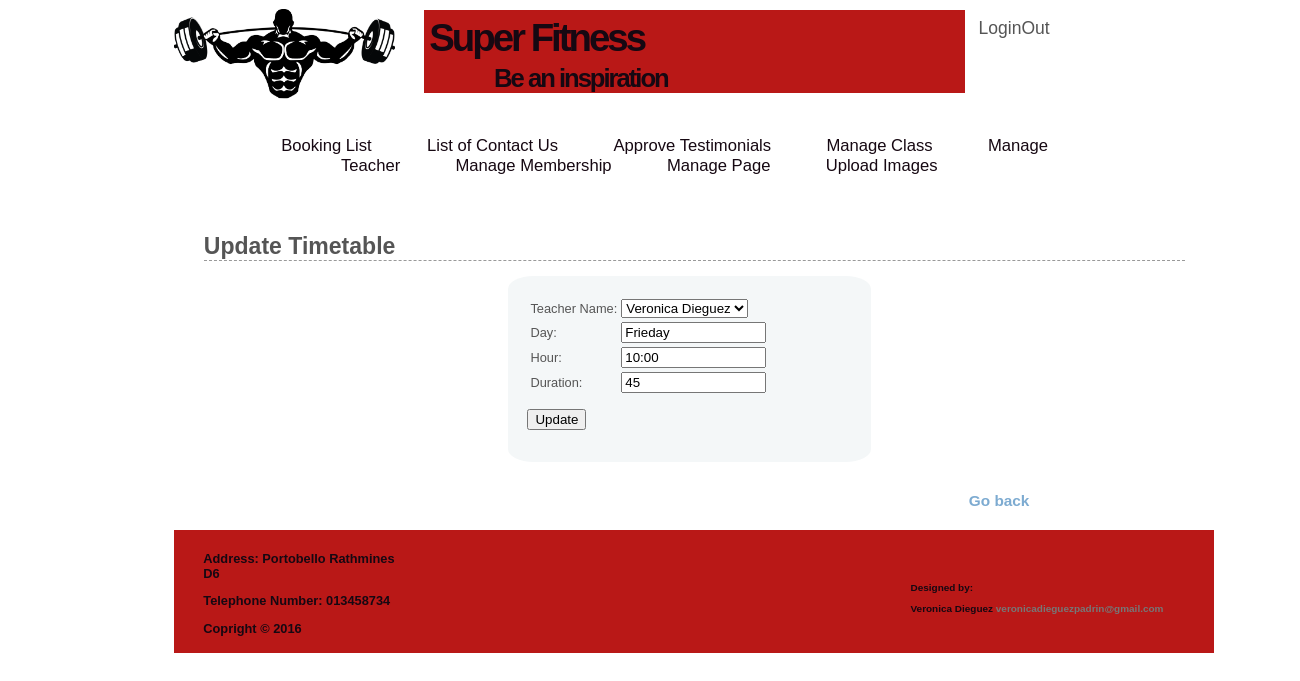
The page /adm_pages/5.edit_time.php?id=13&class=1 (signed in) on the database its author committed.
### tables this page shows
CREATE TABLE IF NOT EXISTS `time_class` (
  `id_time` int(11) NOT NULL AUTO_INCREMENT,
  `id_class` int(11) NOT NULL,
  `id_teacher` int(11) NOT NULL,
  `days` varchar(20) DEFAULT NULL,
  `hour` varchar(20) DEFAULT NULL,
  `duration` varchar(20) DEFAULT NULL,
  PRIMARY KEY (`id_time`),
  KEY `id_class` (`id_class`),
  KEY `id_teacher` (`id_teacher`)
);

### adm_pages/5.edit_time.php (the view, shortened to what this page needs)
<?php
include ('../includes/header_login.php');
require ('../connect.php');
echo '<h1>Update Timetable</h1>';
$sql = "SELECT * FROM time_class WHERE id_time=".$_GET['id'];
$result = mysqli_query ($db, $sql);
$rowtime = mysqli_fetch_array($result);
	if (mysqli_num_rows($result) == 1) {
echo '<form action="" method="post">
    	<table class="form">
		<tr>
			<td>Teacher Name:</td>
        	<td><select name="teacher_name">';
				$sql = "SELECT id_teacher, first_name, last_name FROM teacher";
				$res = mysqli_query ($db, $sql);
   				while ($row = mysqli_fetch_array($res)) {
   				    if ($rowtime[id_teacher] == $row[id_teacher]){
   				     echo '<option value="'.$row["id_teacher"].'" selected = "selected">'.$row["first_name"].' '.$row["last_name"].'</option>';
   				    }
    			}
    	    echo '</select></td>
	            </tr>
		        <tr>
			        <td>Day:</td>
			        <td><input type="text" name="day" size="15" maxlength="20" value="'.$rowtime['days'].'"/></td>
		        </tr>
		        <tr>
			        <td>Hour:</td>
			        <td><input type="text" name="hour" size="15" maxlength="20" value="'.$rowtime['hour'].'"/></td>
		        </tr>
		        <tr>
			        <td>Duration:</td>
			        <td><input type="text" name="duration" size="15" maxlength="20" value="'.$rowtime['duration'].'"/></td>
		        </tr>
	       </table>
	       <p><input type="submit" name="submit" value="Update" /></p>
        </form>
<a class="goback" href="5.timetable_list.php?id='.$_GET['class'].'">Go back</a>';
}
include ('../includes/footer.php');

### includes/main.css (style rules this page uses)
a { color:#777; text-decoration:none; }
body { width: 80%; margin-left: 13.4%; background:#ffffff; color:#555; font:0.8em Arial, Helvetica, "bitstream vera sans", sans-serif; }
#content h1 { border-bottom:1px dashed #999; font-size:1.8em; padding:20px 0 0; }
form { width: 33%; margin-left: 31%; padding: 2%; background: #f4f7f8; border-radius: 7%; margin-bottom: 3%; }
a.goback { margin-left: 78%; font-size: 120%; color: #7DABD1; font-weight: 700; }

### rows shown on the page
time_class: day "Frieday", hour "10:00", duration "45"

### other values the page prints
form field teacher_name "Veronica Dieguez"
